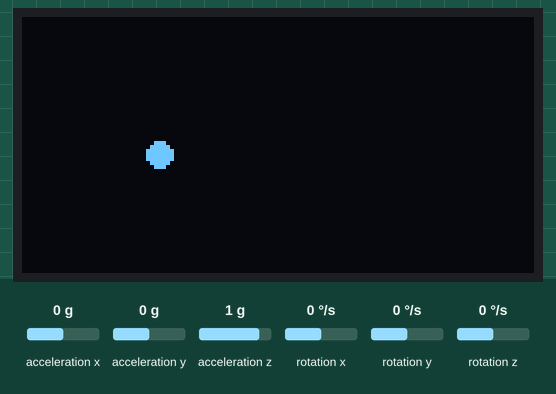
Bench run of a sketch on a simulated Arduino Uno, built with avr-gcc and run on an emulated ATmega328P. Shown: 128×64 one-colour display. Wiring (inferred from the names in the program): MPU-6050 motion sensor at I2C address 0x68. The test bench sets the inputs (shaded band); at power-on: rotation y 0 °/s, rotation z 0 °/s, acceleration x 0 g, acceleration y 0 g, acceleration z 1 g, rotation x 0 °/s. What the sketch prints to the serial monitor is not drawn.

Above: at 3.6 s.
3.7 s: rotation y set to -192 °/s
At 4.27 s:
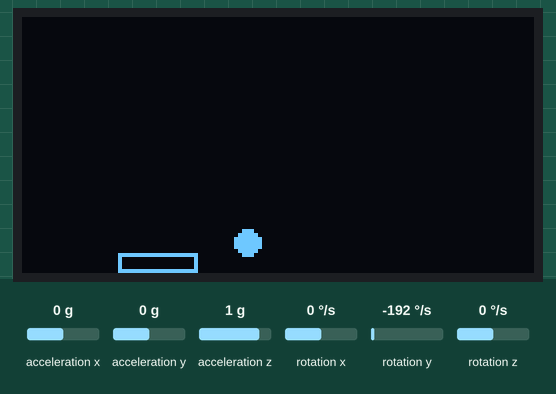
5.6 s: rotation z set to -192 °/s
8.6 s: acceleration x set to -1.4 g
At 10.72 s:
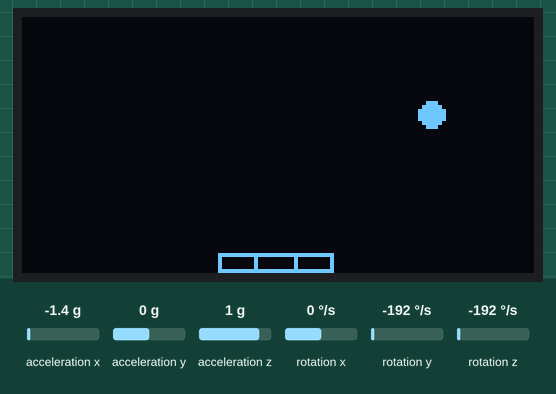
11.6 s: rotation z set to 0 °/s
At 12.98 s:
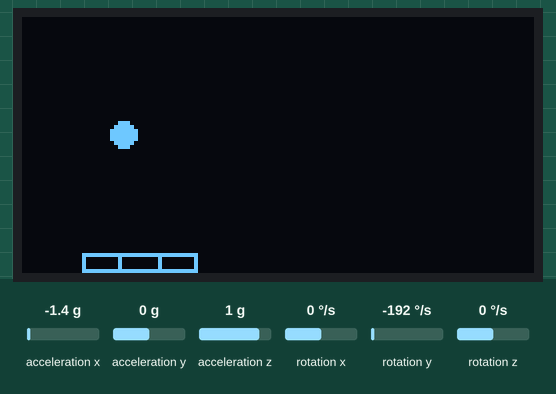
14.3 s: rotation y set to 100 °/s
At 16.21 s:
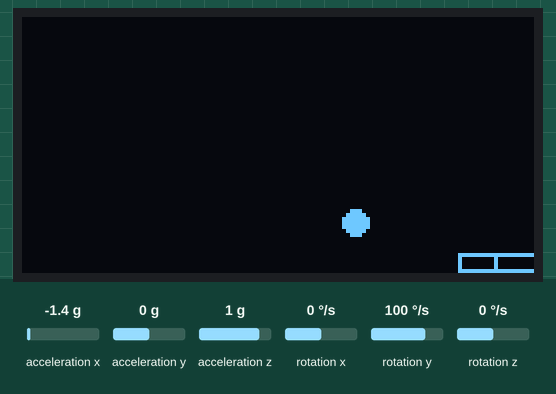
Timing chart, 0 to 17.7 s (numbered marks = the images above; inputs shaded):
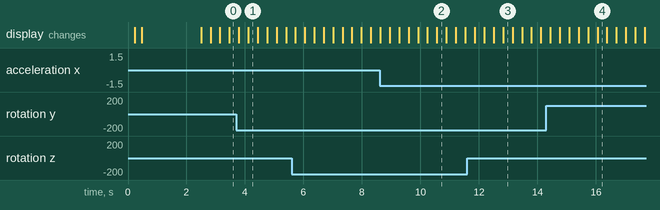

The sketch:

pong_arduino.ino
```cpp
#include <Wire.h>
#include <Adafruit_GFX.h>
#include <Adafruit_SSD1306.h>

#define SCREEN_WIDTH 128 // OLED display width, in pixels
#define SCREEN_HEIGHT 64 // OLED display height, in pixels

#define OLED_RESET -1
#define SCREEN_ADDRESS 0x3C
Adafruit_SSD1306 display(SCREEN_WIDTH, SCREEN_HEIGHT, &Wire, OLED_RESET);

bool first_angle = false;
float travelled_rate = 0;
uint32_t loop_timer;

#define GYRO_ADDRESS 0x68

struct IMU
{
    int16_t temperature;

    struct
    {
        int16_t x;
        int16_t y;
        int16_t z;
    } gyro;

    struct
    {
        int16_t x;
        int16_t y;
        int16_t z;
    } accl;
};

struct MOTION
{
    float pitch;
    float roll;
    float yaw;
};

struct IMU mpu;
struct MOTION motion;

const unsigned char epd_bitmap_logo200[] PROGMEM = {
    0x00, 0x00, 0x00, 0x00, 0x00, 0x00, 0x00, 0x00, 0x00, 0x00, 0x00, 0x00, 0x00, 0x00, 0x00, 0x00,
    0x00, 0x00, 0x00, 0x00, 0x00, 0x00, 0x00, 0x00, 0x00, 0x00, 0x00, 0x00, 0x00, 0x00, 0x00, 0x00,
    0x00, 0x00, 0x00, 0x00, 0x00, 0x00, 0x00, 0x00, 0x00, 0x00, 0x00, 0x00, 0x00, 0x00, 0x00, 0x00,
    0x00, 0x00, 0x00, 0x00, 0x00, 0x00, 0x00, 0x00, 0x00, 0x00, 0x00, 0x00, 0x00, 0x00, 0x00, 0x00,
    0x00, 0x00, 0x00, 0x00, 0x00, 0x00, 0x00, 0x00, 0x00, 0x00, 0x00, 0x00, 0x00, 0x00, 0x00, 0x00,
    0x00, 0x00, 0x00, 0x00, 0x00, 0x00, 0x00, 0x00, 0x00, 0x00, 0x00, 0x00, 0x00, 0x00, 0x00, 0x00,
    0x00, 0x00, 0x00, 0x00, 0x00, 0x00, 0x00, 0x00, 0x00, 0x00, 0x00, 0x00, 0x00, 0x00, 0x00, 0x00,
    0x00, 0x00, 0x00, 0x00, 0x00, 0x00, 0x00, 0x00, 0x00, 0x00, 0x00, 0x00, 0x00, 0x00, 0x00, 0x00,
    0x00, 0x00, 0x00, 0x00, 0x00, 0x00, 0x00, 0x00, 0x00, 0x00, 0x00, 0x00, 0x00, 0x00, 0x00, 0x00,
    0x00, 0x00, 0x00, 0x00, 0x00, 0x00, 0x00, 0x00, 0x00, 0x00, 0x00, 0x00, 0x00, 0x00, 0x00, 0x00,
    0x00, 0x00, 0x00, 0x00, 0x00, 0x00, 0x00, 0x00, 0x00, 0x00, 0x00, 0x00, 0x00, 0x00, 0x00, 0x00,
    0x00, 0x00, 0x00, 0x00, 0x00, 0x00, 0x00, 0x00, 0x00, 0x00, 0x00, 0x00, 0x00, 0x00, 0x00, 0x00,
    0x00, 0x00, 0x00, 0x00, 0x00, 0x00, 0x00, 0x00, 0x00, 0x00, 0x00, 0x00, 0x00, 0x00, 0x00, 0x00,
    0x00, 0x00, 0x00, 0x00, 0x00, 0x00, 0x00, 0x00, 0x00, 0x00, 0x00, 0x00, 0x00, 0x00, 0x00, 0x00,
    0x00, 0x00, 0x00, 0x00, 0x00, 0x00, 0x00, 0x00, 0x00, 0x00, 0x00, 0x00, 0x00, 0x00, 0x00, 0x00,
    0x00, 0x00, 0x00, 0x00, 0x7f, 0xf8, 0x7f, 0xfc, 0x3f, 0xe0, 0x1f, 0xfe, 0x00, 0x00, 0x00, 0x00,
    0x00, 0x00, 0x00, 0x00, 0xff, 0xfc, 0x7f, 0xfc, 0x3f, 0xf0, 0x3f, 0xff, 0x00, 0x00, 0x00, 0x00,
    0x00, 0x00, 0x00, 0x00, 0xff, 0xfc, 0x7f, 0xfc, 0x3f, 0xf0, 0x3f, 0xff, 0x00, 0x00, 0x00, 0x00,
    0x00, 0x00, 0x00, 0x00, 0xff, 0xfc, 0x7f, 0xfc, 0x3f, 0xf0, 0x3f, 0xff, 0x00, 0x00, 0x00, 0x00,
    0x00, 0x00, 0x00, 0x00, 0xff, 0xfc, 0x7f, 0xfc, 0x3f, 0xf0, 0x3f, 0xfe, 0x00, 0x00, 0x00, 0x00,
    0x00, 0x00, 0x00, 0x00, 0xf7, 0xbc, 0x7f, 0xdc, 0x3b, 0xee, 0x3d, 0xfe, 0x00, 0x00, 0x00, 0x00,
    0x00, 0x00, 0x00, 0x00, 0xf7, 0xbc, 0x77, 0xdc, 0x3b, 0xee, 0x3d, 0xfe, 0x00, 0x00, 0x00, 0x00,
    0x00, 0x00, 0x00, 0x00, 0xf0, 0x3c, 0x70, 0x1c, 0x38, 0x0e, 0x3c, 0x00, 0x00, 0x00, 0x00, 0x00,
    0x00, 0x00, 0x00, 0x00, 0xf0, 0x3c, 0x70, 0x1c, 0x38, 0x0e, 0x3c, 0x00, 0x00, 0x00, 0x00, 0x00,
    0x00, 0x00, 0x00, 0x00, 0xff, 0xfc, 0x70, 0x1c, 0x38, 0x0e, 0x3c, 0x0f, 0x00, 0x00, 0x00, 0x00,
    0x00, 0x00, 0x00, 0x00, 0xff, 0xfc, 0x70, 0x1c, 0x38, 0x0e, 0x3c, 0x0f, 0x00, 0x00, 0x00, 0x00,
    0x00, 0x00, 0x00, 0x00, 0xff, 0xfc, 0x70, 0x1c, 0x38, 0x0e, 0x3c, 0x0f, 0x00, 0x00, 0x00, 0x00,
    0x00, 0x00, 0x00, 0x00, 0xff, 0xf8, 0x70, 0x1c, 0x38, 0x0e, 0x3c, 0x0f, 0x00, 0x00, 0x00, 0x00,
    0x00, 0x00, 0x00, 0x00, 0xff, 0xf8, 0x70, 0x1c, 0x38, 0x0e, 0x3c, 0x0f, 0x00, 0x00, 0x00, 0x00,
    0x00, 0x00, 0x00, 0x00, 0xf0, 0x00, 0x70, 0x1c, 0x38, 0x0e, 0x3c, 0x0f, 0x00, 0x00, 0x00, 0x00,
    0x0f, 0x80, 0x00, 0x00, 0xf7, 0xf8, 0x70, 0x1c, 0x38, 0x0e, 0x3c, 0x0f, 0x00, 0x00, 0x00, 0x00,
    0x0f, 0x80, 0x00, 0x00, 0xf0, 0x00, 0x70, 0x1c, 0x38, 0x0e, 0x3c, 0x0f, 0x00, 0x00, 0x00, 0x00,
    0x0f, 0x80, 0x00, 0x00, 0xf0, 0x00, 0x70, 0x1c, 0x38, 0x0e, 0x3c, 0x0f, 0x00, 0x00, 0x00, 0x00,
    0x0f, 0x80, 0x00, 0x00, 0xf0, 0x00, 0x7f, 0xfc, 0x38, 0x0e, 0x3f, 0xff, 0x00, 0x00, 0x00, 0x00,
    0x0f, 0x80, 0x00, 0x00, 0xf0, 0x00, 0x7f, 0xfc, 0x38, 0x0e, 0x3f, 0xff, 0x00, 0x00, 0x00, 0x00,
    0x0f, 0x80, 0x00, 0x00, 0xf0, 0x00, 0x7f, 0xfc, 0x38, 0x0e, 0x3f, 0xff, 0x00, 0x00, 0x00, 0x00,
    0x0f, 0x80, 0x00, 0x00, 0xf0, 0x00, 0x7f, 0xfc, 0x38, 0x0e, 0x3f, 0xff, 0x00, 0x00, 0x04, 0x00,
    0x0f, 0x80, 0x00, 0x00, 0x60, 0x00, 0x3f, 0xfc, 0x10, 0x04, 0x1f, 0xfe, 0x00, 0x00, 0x00, 0x00,
    0x0f, 0x80, 0x00, 0x00, 0x60, 0x00, 0x7f, 0xfc, 0x38, 0x0e, 0x1f, 0xfe, 0x00, 0x00, 0x00, 0x00,
    0x0f, 0x80, 0x00, 0x00, 0x00, 0x00, 0x00, 0x00, 0x00, 0x00, 0x00, 0x00, 0x00, 0x00, 0x01, 0xf0,
    0x0f, 0x80, 0x00, 0x00, 0x00, 0x00, 0x00, 0x00, 0x00, 0x00, 0x00, 0x00, 0x00, 0x00, 0x01, 0xf0,
    0x0f, 0x80, 0x00, 0x00, 0x00, 0x00, 0x00, 0x00, 0x00, 0x00, 0x00, 0x00, 0x00, 0x00, 0x01, 0xf0,
    0x0f, 0x80, 0x00, 0x00, 0x00, 0x00, 0x00, 0x00, 0x00, 0x00, 0x00, 0x00, 0x00, 0x00, 0x01, 0xf0,
    0x0f, 0x80, 0x00, 0x00, 0x00, 0x00, 0x00, 0x00, 0x00, 0x00, 0x00, 0x00, 0x00, 0x00, 0x01, 0xf0,
    0x0f, 0x80, 0x00, 0x00, 0x00, 0x00, 0x00, 0x00, 0x00, 0x00, 0x00, 0x00, 0x00, 0x00, 0x01, 0xf0,
    0x0f, 0x80, 0x00, 0x00, 0x00, 0x00, 0x00, 0x00, 0x00, 0x00, 0x00, 0x00, 0x00, 0x00, 0x01, 0xf0,
    0x0f, 0x80, 0x00, 0x00, 0xff, 0x30, 0x07, 0xf9, 0xfe, 0x7f, 0xcc, 0xff, 0x00, 0x00, 0x01, 0xf0,
    0x0f, 0x80, 0x00, 0x00, 0xff, 0x30, 0x07, 0xf9, 0xfe, 0x7f, 0xcc, 0xff, 0x00, 0x00, 0x01, 0xf0,
    0x0f, 0x80, 0x00, 0x00, 0xff, 0x30, 0x07, 0xf9, 0xfe, 0x7f, 0x8c, 0xfe, 0x00, 0x00, 0x01, 0xf0,
    0x0f, 0x80, 0x00, 0x00, 0xdf, 0x30, 0x06, 0xd9, 0xbe, 0x7f, 0x8c, 0xdf, 0x00, 0x00, 0x01, 0xf0,
    0x0f, 0xa0, 0x00, 0x00, 0xdf, 0x30, 0x06, 0xd9, 0xbe, 0x7f, 0x8c, 0xdf, 0x00, 0x00, 0x01, 0xf0,
    0x0f, 0x88, 0x00, 0x00, 0xc0, 0x30, 0x07, 0xf9, 0xfe, 0x7f, 0x8c, 0xc0, 0x00, 0x00, 0x01, 0xf0,
    0x0f, 0x80, 0x00, 0x00, 0xc0, 0x30, 0x07, 0xf9, 0xfe, 0x7f, 0xcc, 0xc0, 0x00, 0x00, 0x01, 0xf0,
    0x0f, 0x80, 0x00, 0x00, 0xc0, 0x30, 0x07, 0xf9, 0xfe, 0x7f, 0xcc, 0xc0, 0x00, 0x00, 0x01, 0xf0,
    0x0f, 0xa0, 0x00, 0x00, 0xc0, 0x30, 0x06, 0x18, 0x06, 0x00, 0xcc, 0xc0, 0x00, 0x00, 0x01, 0xf0,
    0x0f, 0x80, 0x00, 0x00, 0xc0, 0x30, 0x06, 0xd9, 0xf6, 0x3e, 0xcc, 0xc0, 0x00, 0x00, 0x01, 0xf0,
    0x0f, 0x80, 0x00, 0x00, 0xc0, 0x38, 0x06, 0x18, 0x06, 0x00, 0xcc, 0xc0, 0x00, 0x00, 0x01, 0xf0,
    0x0f, 0x80, 0x00, 0x00, 0xff, 0x3f, 0xc6, 0x19, 0xfe, 0x7f, 0xcc, 0xff, 0x00, 0x00, 0x01, 0xf0,
    0x0f, 0x80, 0x00, 0x00, 0xff, 0x3f, 0xe6, 0x19, 0xfe, 0x7f, 0xcc, 0xff, 0x00, 0x00, 0x01, 0xf0,
    0x0f, 0x80, 0x00, 0x00, 0xff, 0x1f, 0xc4, 0x11, 0xfe, 0x3f, 0x88, 0xff, 0x00, 0x00, 0x01, 0xf0,
    0x0f, 0x80, 0x00, 0x00, 0x7f, 0x1f, 0xc4, 0x10, 0xfe, 0x3f, 0x88, 0xff, 0x00, 0x00, 0x01, 0xf0,
    0x0f, 0x80, 0x00, 0x00, 0x7f, 0x1f, 0xc4, 0x10, 0xfe, 0x3f, 0x88, 0x7e, 0x00, 0x00, 0x01, 0xf0,
    0x0f, 0x80, 0x00, 0x00, 0x00, 0x00, 0x00, 0x00, 0x00, 0x00, 0x00, 0x00, 0x00, 0x00, 0x01, 0xf0,
    0x0f, 0x80, 0x00, 0x00, 0x00, 0x00, 0x00, 0x00, 0x00, 0x00, 0x00, 0x00, 0x00, 0x00, 0x01, 0xf0,
    0x0f, 0x80, 0x00, 0x00, 0x00, 0x00, 0x00, 0x00, 0x00, 0x00, 0x00, 0x00, 0x00, 0x00, 0x01, 0xf0,
    0x0f, 0x80, 0x00, 0x00, 0x00, 0x00, 0x00, 0x00, 0x00, 0x00, 0x00, 0x00, 0x00, 0x00, 0x01, 0xf0,
    0x0f, 0x80, 0x00, 0x00, 0x00, 0x00, 0x00, 0x00, 0x00, 0x00, 0x00, 0x00, 0x00, 0x00, 0x01, 0xf0,
    0x00, 0x00, 0x00, 0x00, 0x00, 0x00, 0x00, 0x00, 0x00, 0x00, 0x00, 0x00, 0x00, 0x00, 0x01, 0xf0,
    0x00, 0x10, 0x00, 0x00, 0x00, 0x00, 0x00, 0x00, 0x00, 0x00, 0x00, 0x00, 0x00, 0x00, 0x01, 0xf0,
    0x00, 0x10, 0x00, 0x00, 0x00, 0x00, 0x00, 0x00, 0x00, 0x00, 0x00, 0x00, 0x00, 0x00, 0x01, 0xf0,
    0x00, 0x00, 0x00, 0x00, 0x00, 0x00, 0x00, 0x00, 0x00, 0x00, 0x00, 0x00, 0x00, 0x00, 0x01, 0xf0,
    0x00, 0x00, 0x00, 0x00, 0x00, 0x00, 0x00, 0x00, 0x00, 0x00, 0x00, 0x00, 0x00, 0x00, 0x01, 0xf0,
    0x00, 0x00, 0x00, 0x00, 0x00, 0x00, 0x00, 0x00, 0x00, 0x00, 0x00, 0x00, 0x00, 0x00, 0x01, 0xf0,
    0x00, 0x00, 0x00, 0x00, 0x00, 0x00, 0x00, 0x00, 0x00, 0x00, 0x00, 0x00, 0x00, 0x00, 0x01, 0xf0,
    0x00, 0x00, 0x00, 0x00, 0x00, 0x00, 0x00, 0x00, 0x00, 0x00, 0x00, 0x00, 0x00, 0x00, 0x01, 0xf0,
    0x00, 0x00, 0x00, 0x00, 0x00, 0x00, 0x00, 0x00, 0x00, 0x00, 0x00, 0x00, 0x00, 0x00, 0x01, 0xf0,
    0x00, 0x00, 0x00, 0x00, 0x00, 0x00, 0x00, 0x00, 0x00, 0x00, 0x00, 0x00, 0x00, 0x00, 0x00, 0x00,
    0x00, 0x00, 0x00, 0x01, 0x00, 0x00, 0x00, 0x00, 0x00, 0x00, 0x00, 0x00, 0x00, 0x00, 0x00, 0x00,
    0x00, 0x00, 0x00, 0x03, 0xe0, 0x00, 0x00, 0x00, 0x00, 0x00, 0x00, 0x00, 0x00, 0x00, 0x00, 0x00,
    0x00, 0x00, 0x00, 0x01, 0xe0, 0x00, 0x00, 0x00, 0x00, 0x00, 0x00, 0x00, 0x00, 0x00, 0x00, 0x00,
    0x00, 0x00, 0x00, 0x01, 0xe0, 0x00, 0x00, 0x00, 0x00, 0x00, 0x00, 0x00, 0x00, 0x00, 0x00, 0x00,
    0x00, 0x00, 0x00, 0x01, 0xf0, 0x00, 0x00, 0x00, 0x00, 0x00, 0x00, 0x00, 0x00, 0x00, 0x00, 0x00,
    0x00, 0x00, 0x00, 0x01, 0xfe, 0x00, 0x00, 0x00, 0x00, 0x00, 0x00, 0x00, 0x00, 0x00, 0x00, 0x00,
    0x00, 0x00, 0x00, 0x01, 0xfe, 0x00, 0x00, 0x00, 0x00, 0x00, 0x00, 0x00, 0x00, 0x00, 0x00, 0x00,
    0x00, 0x00, 0x00, 0x00, 0x3e, 0x00, 0x00, 0x00, 0x00, 0x00, 0x00, 0x00, 0x00, 0x00, 0x00, 0x00,
    0x00, 0x00, 0x00, 0x00, 0x3e, 0x00, 0x00, 0x00, 0x00, 0x00, 0x00, 0x00, 0x00, 0x00, 0x00, 0x00,
    0x00, 0x00, 0x00, 0x00, 0x3e, 0x00, 0x00, 0x00, 0x00, 0x00, 0x00, 0x00, 0x00, 0x00, 0x00, 0x00,
    0x00, 0x00, 0x00, 0x00, 0x3e, 0x00, 0x00, 0x00, 0x00, 0x00, 0x00, 0x00, 0x00, 0x00, 0x00, 0x00,
    0x00, 0x00, 0x00, 0x00, 0x3e, 0x00, 0x00, 0x00, 0x00, 0x00, 0x00, 0x00, 0x00, 0x00, 0x00, 0x00,
    0x00, 0x00, 0x00, 0x00, 0x00, 0x00, 0x00, 0x00, 0x00, 0x00, 0x00, 0x00, 0x00, 0x00, 0x00, 0x00,
    0x00, 0x00, 0x00, 0x00, 0x00, 0x00, 0x00, 0x00, 0x00, 0x00, 0x00, 0x00, 0x00, 0x00, 0x00, 0x00,
    0x00, 0x00, 0x00, 0x00, 0x00, 0x00, 0x00, 0x00, 0x00, 0x00, 0x00, 0x00, 0x00, 0x00, 0x00, 0x00,
    0x00, 0x00, 0x00, 0x00, 0x00, 0x00, 0x00, 0x00, 0x00, 0x00, 0x00, 0x00, 0x00, 0x00, 0x00, 0x00,
    0x00, 0x00, 0x00, 0x00, 0x00, 0x00, 0x00, 0x00, 0x00, 0x00, 0x00, 0x00, 0x00, 0x00, 0x00, 0x00,
    0x00, 0x00, 0x00, 0x00, 0x00, 0x00, 0x00, 0x00, 0x00, 0x00, 0x00, 0x00, 0x00, 0x00, 0x00, 0x00,
    0x00, 0x00, 0x00, 0x00, 0x00, 0x00, 0x00, 0x00, 0x00, 0x00, 0x00, 0x00, 0x00, 0x00, 0x00, 0x00};

// variables for the position of the ball and paddle
int paddleX = 0;
int paddleY = 0;
int oldPaddleX, oldPaddleY;
int ballDirectionX = 1;
int ballDirectionY = 1;

int ballSpeed = 1; // lower numbers are faster

int ballX, ballY, oldBallX, oldBallY;

int loopCounter = 0;

int x_axis = 0;
int y_axis = 0;

int last_pitch = 0;

int last_roll = 0;

void setup()
{
    Serial.begin(115200);
    delay(200);

    if (!display.begin(SSD1306_SWITCHCAPVCC, SCREEN_ADDRESS))
    {
        for (;;)
            ; // Don't proceed, loop forever
    }

    mpu6050_initialize();
    delay(200);

    display.clearDisplay();
    display.setTextColor(SSD1306_WHITE);
    display.drawBitmap(0, 0, epd_bitmap_logo200, 128, 96, 1);
    display.display();
    delay(2000);

    // calibrate_gyro();
}

void loop()
{
    // save the width and height of the screen
    loopCounter++;

    update_mpu_values();

    calculateYawPitchRoll();

    // map the paddle's location to the position of the potentiometers
    paddleX = map(motion.pitch, 5, 20, 0, SCREEN_WIDTH) - 20 / 2;
    paddleY = map(95, -100, 100, 0, SCREEN_HEIGHT) - 6 / 2;

    display.drawRect(oldPaddleX, oldPaddleY, 20, 5, SSD1306_WHITE);

    if (oldPaddleX != paddleX || oldPaddleY != paddleY)
    {

        display.drawRect(oldPaddleX, oldPaddleY, 20, 5, SSD1306_WHITE);
        // display.display();
    }

    // draw the paddle on screen, save the current position
    // as the previous.

    display.drawRect(paddleX, paddleY, 20, 5, SSD1306_WHITE);
    // display.display();
    oldPaddleX = paddleX;
    oldPaddleY = paddleY;

    // update the ball's position and draw it on screen
    if (millis() % ballSpeed < 2)
    {
        moveBall();
    }

    while (micros() - loop_timer < 4000)
    {
        // do nothing untill time elapsed

    } // We wait until 4000us are passed.

    if (loopCounter == 50)
    {
        loopCounter = 0;
        Serial.print("P:");
        Serial.print(motion.pitch);
        Serial.print(",");

        Serial.print("R:");
        Serial.println(motion.roll);
    }

    loop_timer = micros();
    display.clearDisplay();
}

// this function determines the ball's position on screen
void moveBall()
{
    // if the ball goes offscreen, reverse the direction:
    if (ballX > display.width() || ballX < 0)
    {
        ballDirectionX = -ballDirectionX;
    }

    if (ballY > display.height() || ballY < 0)
    {
        ballDirectionY = -ballDirectionY;
    }

    // check if the ball and the paddle occupy the same space on screen
    if (inPaddle(ballX, ballY, paddleX, paddleY, 20, 5))
    {
        ballDirectionX = -ballDirectionX;
        ballDirectionY = -ballDirectionY;
    }

    // update the ball's position
    ballX += ballDirectionX;
    ballY += ballDirectionY;

    display.fillCircle(ballX, ballY, 3, SSD1306_WHITE);

    oldBallX = ballX;
    oldBallY = ballY;

    display.display();
}

// this function checks the position of the ball
// to see if it intersects with the paddle
boolean inPaddle(int x, int y, int rectX, int rectY, int rectWidth, int rectHeight)
{
    boolean result = false;

    if ((x >= rectX && x <= (rectX + rectWidth)) && (y >= rectY && y <= (rectY + rectHeight)))
    {
        result = true;
    }

    return result;
}

void calibrate_gyro()
{
    int16_t g_cal_x = 0;
    int16_t g_cal_y = 0;
    int16_t g_cal_z = 0;
    int cal_int = 0;
    display.print("Cal-gyro.");
    for (cal_int = 0; cal_int < 2000; cal_int++)
    { // Take 2000 readings for calibration.
        if (cal_int % 125 == 0)
        {

            display.print("Cal-gyro.");
            display.display();
        }
        update_mpu_values();   // Read the gyro output.
        g_cal_x += mpu.gyro.x; // Read the gyro output.
        g_cal_y += mpu.gyro.y; // Read the gyro output.
        g_cal_z += mpu.gyro.y; // Ad roll value to gyro_roll_cal.

        delay(3); // Wait 3 milliseconds before the next loop.
    }

    g_cal_x /= 2000;
    g_cal_y /= 2000;
    g_cal_z /= 2000;

    Serial.print("g-cal-x:");
    Serial.println(g_cal_x);

    Serial.print("g-cal-y:");
    Serial.println(g_cal_y);

    Serial.print("g-cal-z:");
    Serial.println(g_cal_z);
}

void mpu6050_initialize()
{
    Wire.begin();                         // Start the I2C as master
    Wire.beginTransmission(GYRO_ADDRESS); // Start communication with the MPU-6050.
    Wire.write(0x6B);                     // We want to write to the PWR_MGMT_1 register (6B hex).
    Wire.write(0x00);                     // Set the register bits as 00000000 to activate the gyro.
    Wire.endTransmission();               // End the transmission with the gyro.

    Wire.beginTransmission(GYRO_ADDRESS); // Start communication with the MPU-6050.
    Wire.write(0x1B);                     // We want to write to the GYRO_CONFIG register (1B hex).
    Wire.write(0x08);                     // Set the register bits as 00001000 (500dps full scale).
    Wire.endTransmission();               // End the transmission with the gyro.

    Wire.beginTransmission(GYRO_ADDRESS); // Start communication with the MPU-6050.
    Wire.write(0x1C);                     // We want to write to the ACCEL_CONFIG register (1A hex).
    Wire.write(0x10);                     // Set the register bits as 00010000 (+/- 8g full scale range).
    Wire.endTransmission();               // End the transmission with the gyro.

    Wire.beginTransmission(GYRO_ADDRESS); // Start communication with the MPU-6050.
    Wire.write(0x1A);                     // We want to write to the CONFIG register (1A hex).
    Wire.write(0x03);                     // Set the register bits as 00000011 (Set Digital Low Pass Filter to ~43Hz).
    Wire.endTransmission();
}

// End the transmission with the gyro.
void update_mpu_values()
{
    // Read the MPU-6050 data.
    Wire.beginTransmission(GYRO_ADDRESS); // Start communication with the gyro.
    Wire.write(0x3B);                     // Start reading @ register 43h and auto increment with every read.
    Wire.endTransmission();               // End the transmission.
    Wire.requestFrom(GYRO_ADDRESS, 14);   // Request 14 bytes from the MPU 6050.

    mpu.accl.x = Wire.read() << 8 | Wire.read();      // Add the low and high byte to the acc_x variable.
    mpu.accl.y = Wire.read() << 8 | Wire.read();      // Add the low and high byte to the acc_y variable.
    mpu.accl.z = Wire.read() << 8 | Wire.read();      // Add the low and high byte to the acc_z variable.
    mpu.temperature = Wire.read() << 8 | Wire.read(); // Add the low and high byte to the temperature variable.

    mpu.gyro.x = Wire.read() << 8 | Wire.read(); // Read high and low part of the angular data.
    mpu.gyro.y = Wire.read() << 8 | Wire.read(); // Read high and low part of the angular data.
    mpu.gyro.z = Wire.read() << 8 | Wire.read(); // Read high and low part of the angular data.

    mpu.gyro.y *= -1; // Invert gyro so that nose up gives positive value.
    mpu.gyro.z *= -1; // Invert gyro so that nose right gives positive value.
}

void calculateYawPitchRoll()
{

    // Gyro angle calculations
    // 0.0000611 = 1 / (250Hz / 65.5)
    motion.pitch += mpu.gyro.y * 0.0000611; // Calculate the traveled pitch angle and add this to the angle_pitch variable.
    motion.roll += mpu.gyro.x * 0.0000611;  // Calculate the traveled roll angle and add this to the angle_roll variable.

    // 0.000001066 = 0.0000611 * (3.142(PI) / 180degr) The Arduino sin function is in radians
    // float travelled_rate_rad = travelled_rate * 0.0174555;
    motion.pitch -= motion.roll * sin(mpu.gyro.z * 0.000001066); // If the IMU has yawed transfer the roll angle to the pitch angel.
    motion.roll += motion.pitch * sin(mpu.gyro.z * 0.000001066); // If the IMU has yawed transfer the pitch angle to the roll angel.

    // Accelerometer angle calculations
    if (mpu.accl.x > 4096)
        mpu.accl.x = 4096; // Limit the maximum accelerometer value.
    if (mpu.accl.x < -4096)
        mpu.accl.x = -4096; // Limit the maximum accelerometer value.
    if (mpu.accl.y > 4096)
        mpu.accl.y = 4096; // Limit the maximum accelerometer value.
    if (mpu.accl.y < -4096)
        mpu.accl.y = -4096; // Limit the maximum accelerometer value.

    // 57.296 = 1 / (3.142 / 180) The Arduino asin function is in radians
    float angle_pitch_acc = asin((float)mpu.accl.x / 4096) * 57.296; // Calculate the pitch angle.
    float angle_roll_acc = asin((float)mpu.accl.y / 4096) * 57.296;  // Calculate the roll angle.

    if (!first_angle)
    {                                   // When this is the first time.
        motion.pitch = angle_pitch_acc; // Set the pitch angle to the accelerometer angle.
        motion.roll = angle_roll_acc;   // Set the roll angle to the accelerometer angle.
        first_angle = true;
    }
    else
    {                                                                    // When this is not the first time.
        motion.pitch = motion.pitch * 0.9996 + angle_pitch_acc * 0.0004; // Correct the drift of the gyro pitch angle with the accelerometer pitch angle.
        motion.roll = motion.roll * 0.9996 + angle_roll_acc * 0.0004;    // Correct the drift of the gyro roll angle with the accelerometer roll angle.
    }
}
```
